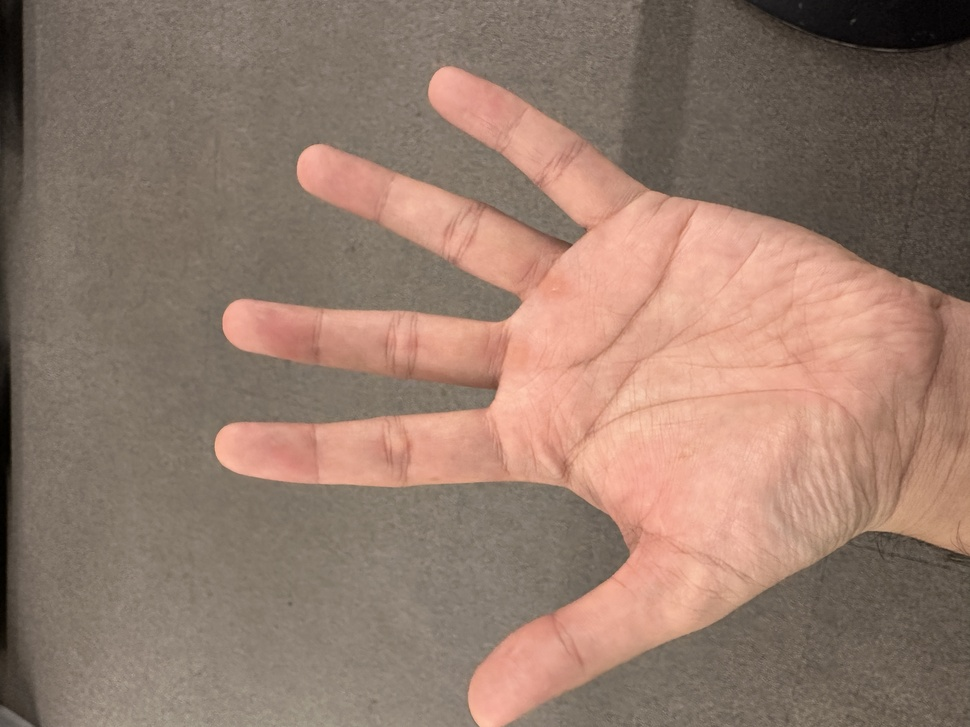
%> input picture images/LBO.JPG, 970 x 727 px, shrunk from 4032 x 3024 before the run
$ octave FFTS_low_pass_filter.m   (GNU Octave 9; MATLAB toolbox functions it lacks are replaced by stand-ins)
%> lines starting %> are read from the running program, lines starting %| are printed output that depends on the picture

img = imread('images/LBO.JPG');
%> img is the input picture: size 727x970x3 uint8; mean R, G, B 148.8, 122.7, 108.4
if size(img,3) == 3
    img = rgb2gray(img);  % Convert to grayscale if the image is in color
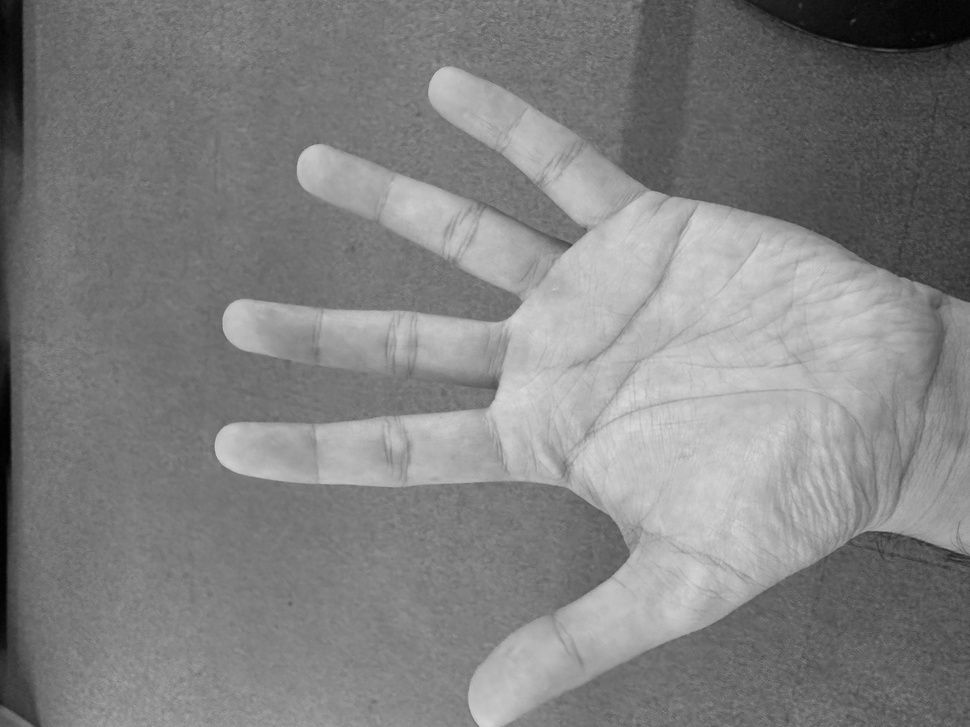
%> img: size 727x970 uint8; min 0, max 218, mean 128.9
end
img = double(img);        % Convert to double for processing
%> img: size 727x970 double

% Compute the 2D Fourier transform and shift the zero-frequency component to the center
F = fft2(img);
Fshift = fftshift(F);

% Get image dimensions and define the center
[rows, cols] = size(img);
%> rows = 727; cols = 970
crow = round(rows/2);
%> crow = 364
ccol = round(cols/2);
%> ccol = 485

% Define cutoff frequency (radius) for the low pass filter (adjust D0 as needed)
D0 = 50;  % Cutoff frequency in pixels

% Create the ideal low pass filter mask (a circle of ones)
[X, Y] = meshgrid(1:cols, 1:rows);
mask = sqrt((X - ccol).^2 + (Y - crow).^2) <= D0;

% Apply the mask to the shifted Fourier transform
Fshift_filtered = Fshift .* mask;

% Shift back (inverse fftshift) and compute the inverse Fourier transform
F_filtered = ifftshift(Fshift_filtered);
img_filtered = real(ifft2(F_filtered));
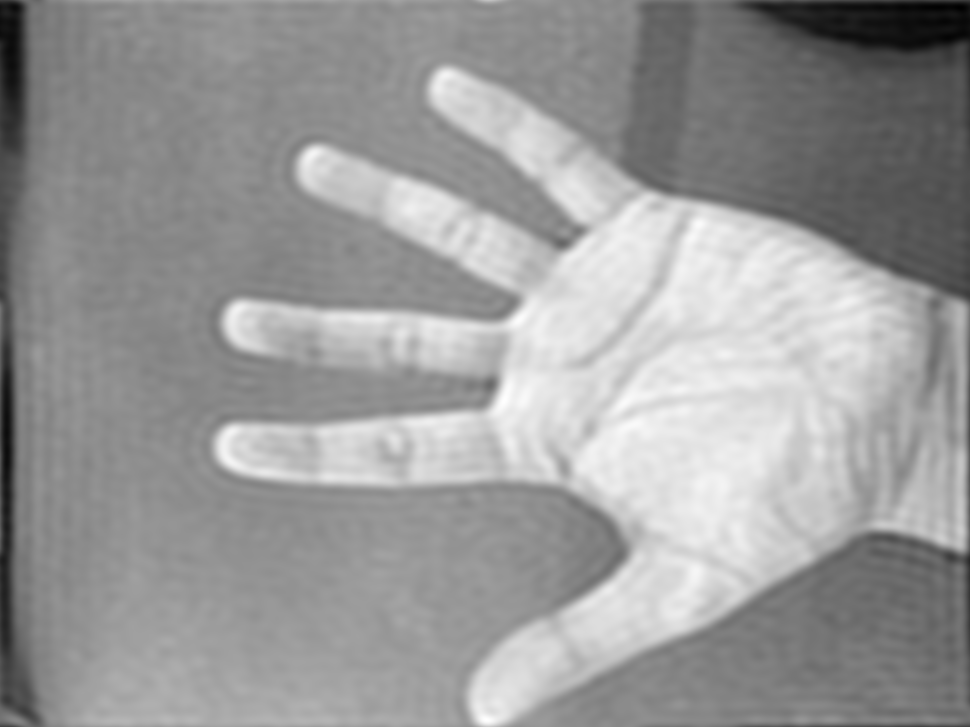
%> img_filtered: size 727x970 double; min -4.01, max 216, mean 128.9; drawn with min black and max white

% Display the results
figure;

subplot(2,2,1);
imshow(uint8(img));
title('Original Image LBO');

subplot(2,2,2);
imagesc(log(abs(Fshift) + 1));  % Log scale for better visibility of frequency components
colormap gray;
title('Magnitude Spectrum (FFT Shifted)');

subplot(2,2,3);
imagesc(mask);
colormap gray;
title('Ideal Low-Pass Filter Mask');

subplot(2,2,4);
imshow(uint8(img_filtered));
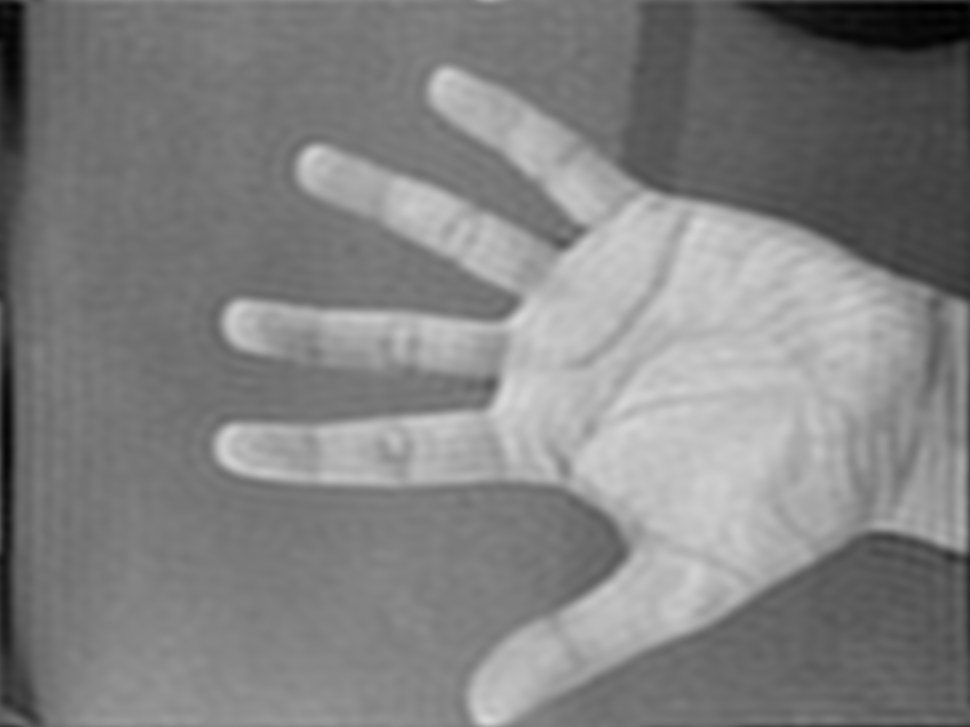
%> displayed picture: size 727x970, on the screen's scale of 0 to 255; min 0, max 216, mean 128.9
title('Low-Pass Filtered Image');
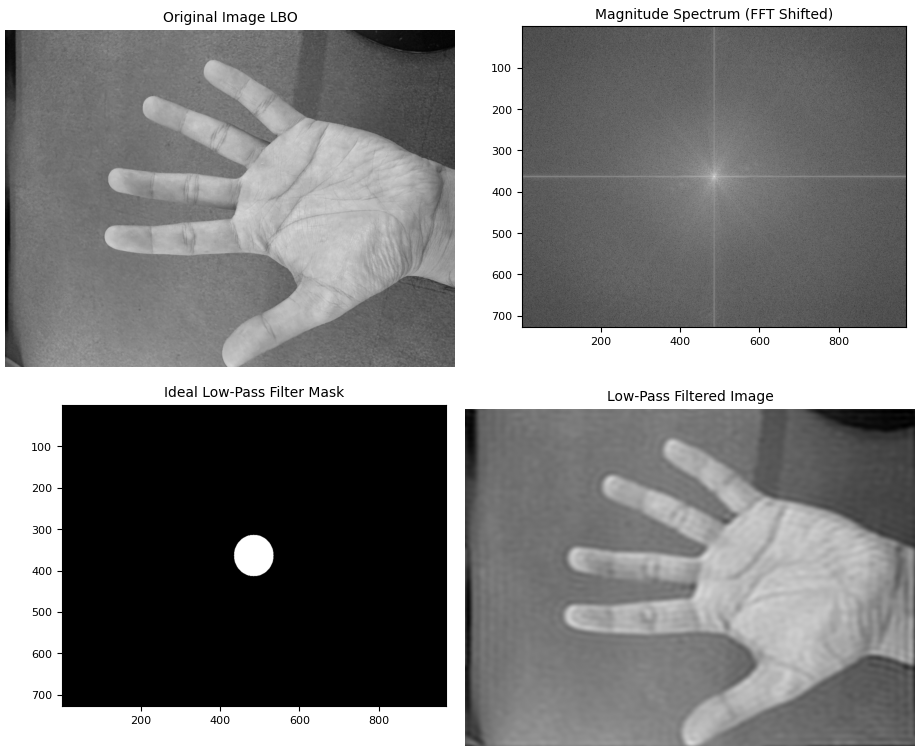
%> figure redrawn from the program's plot data, 4 panels

$ run again, with images/LBC.JPG copied over images/LBO.JPG
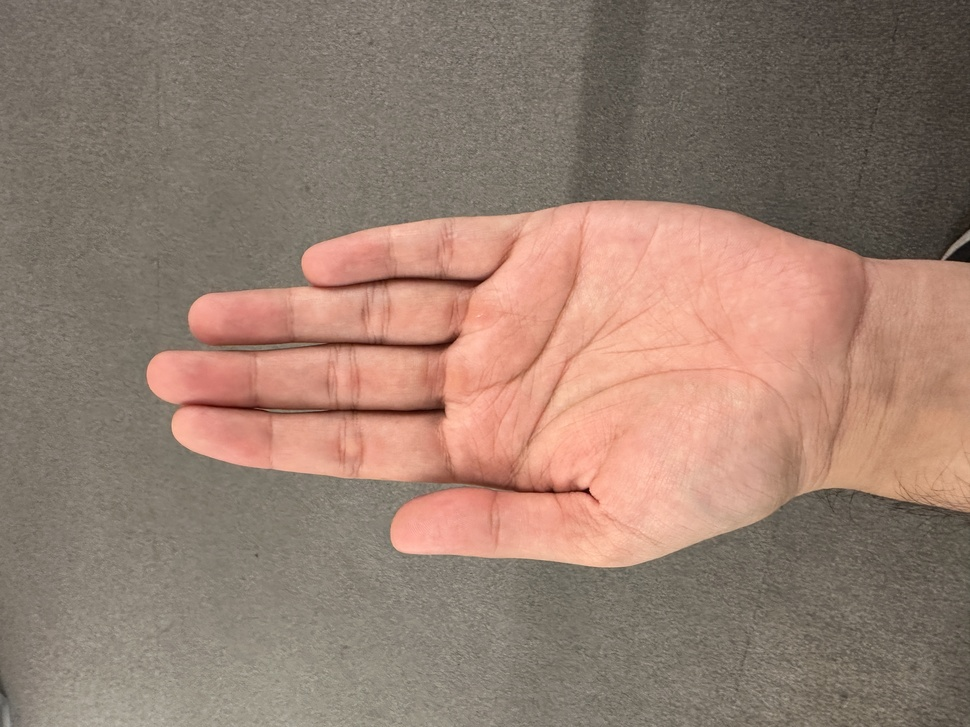
%> input picture images/LBC.JPG, 970 x 727 px, shrunk from 4032 x 3024 before the run
%> img is the input picture: size 727x970x3 uint8; mean R, G, B 151.1, 126.1, 112.3
%> `img_filtered = real(ifft2(F_filtered));`:
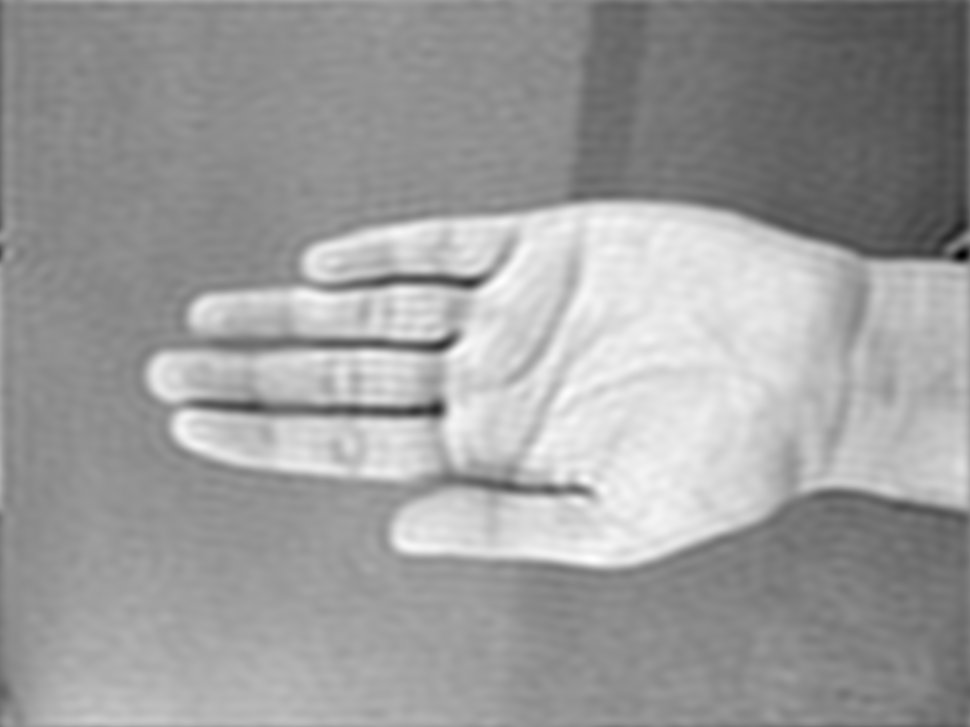
%> img_filtered: size 727x970 double; min -6.87, max 218.7, mean 132; drawn with min black and max white
%> `title('Low-Pass Filtered Image');`:
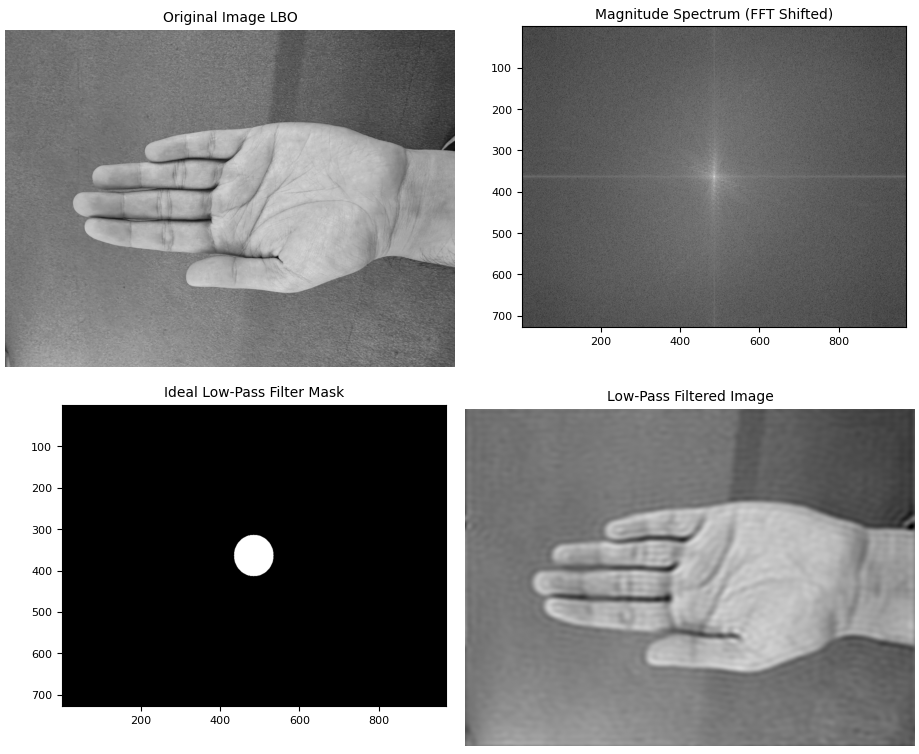
%> figure redrawn from the program's plot data, 4 panels

$ run again, with images/LFC.JPG copied over images/LBO.JPG
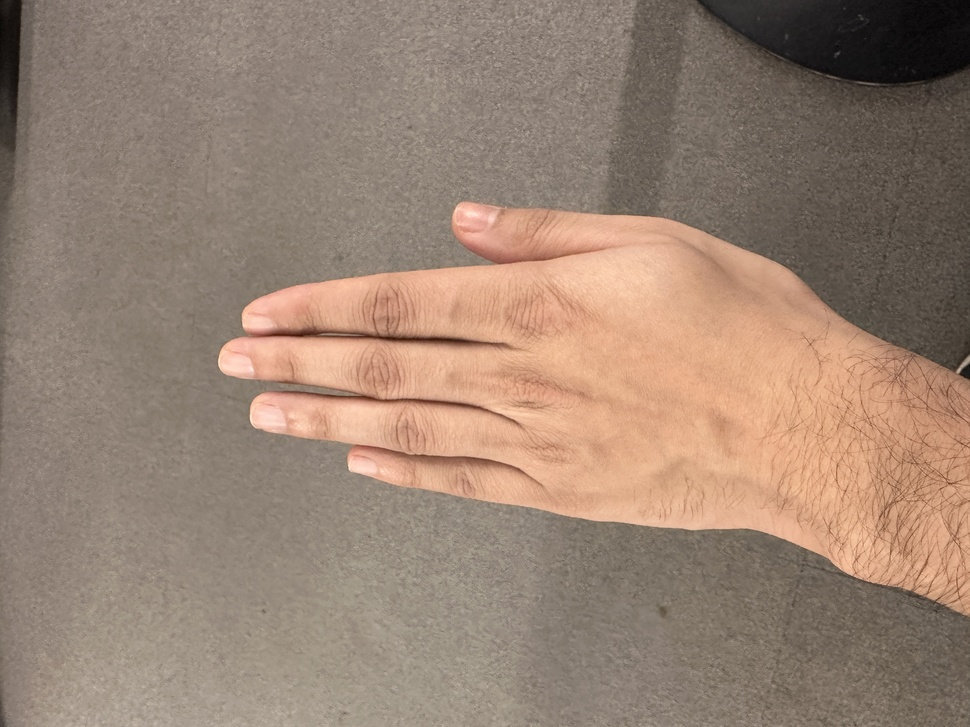
%> input picture images/LFC.JPG, 970 x 727 px, shrunk from 4032 x 3024 before the run
%> img is the input picture: size 727x970x3 uint8; mean R, G, B 153.1, 131, 115.2
%> `img_filtered = real(ifft2(F_filtered));`:
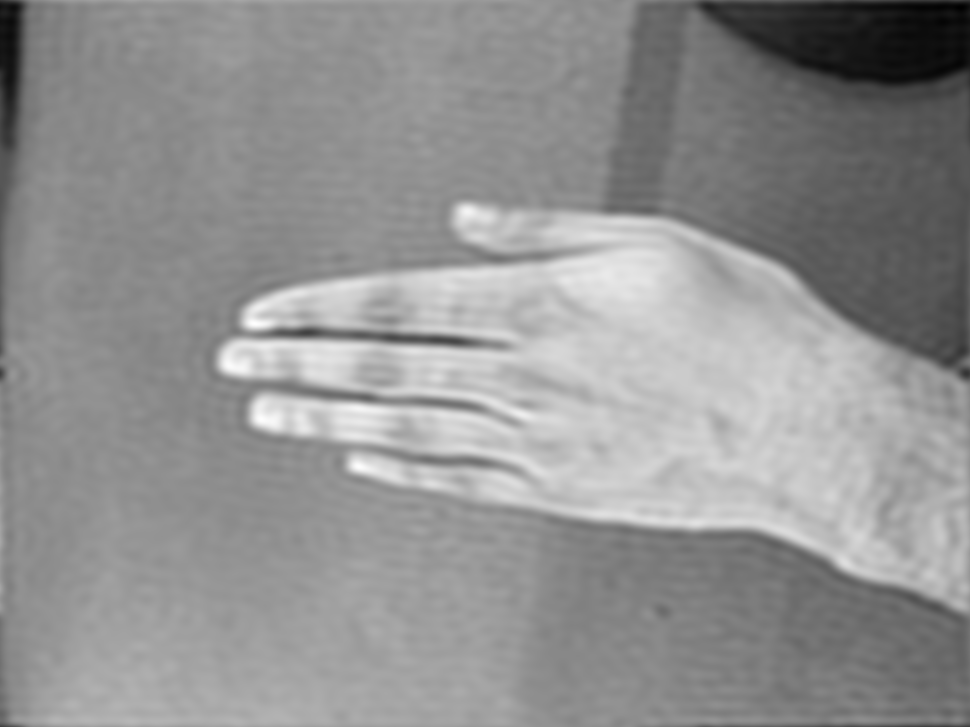
%> img_filtered: size 727x970 double; min -0.059, max 236.9, mean 135.8; drawn with min black and max white
%> `title('Low-Pass Filtered Image');`:
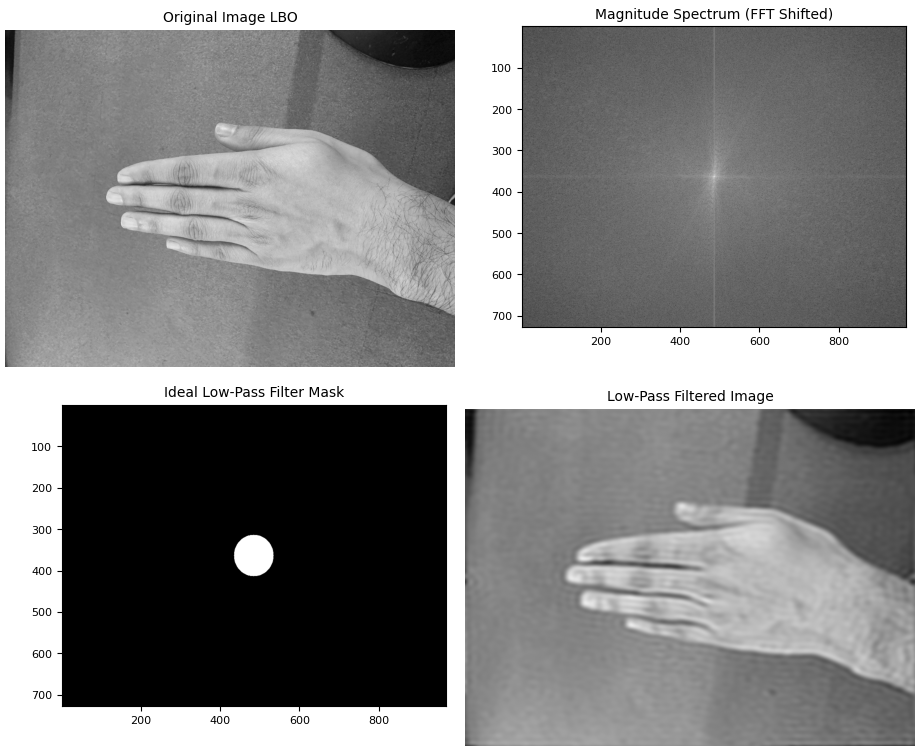
%> figure redrawn from the program's plot data, 4 panels

$ run again, with images/LFO.JPG copied over images/LBO.JPG
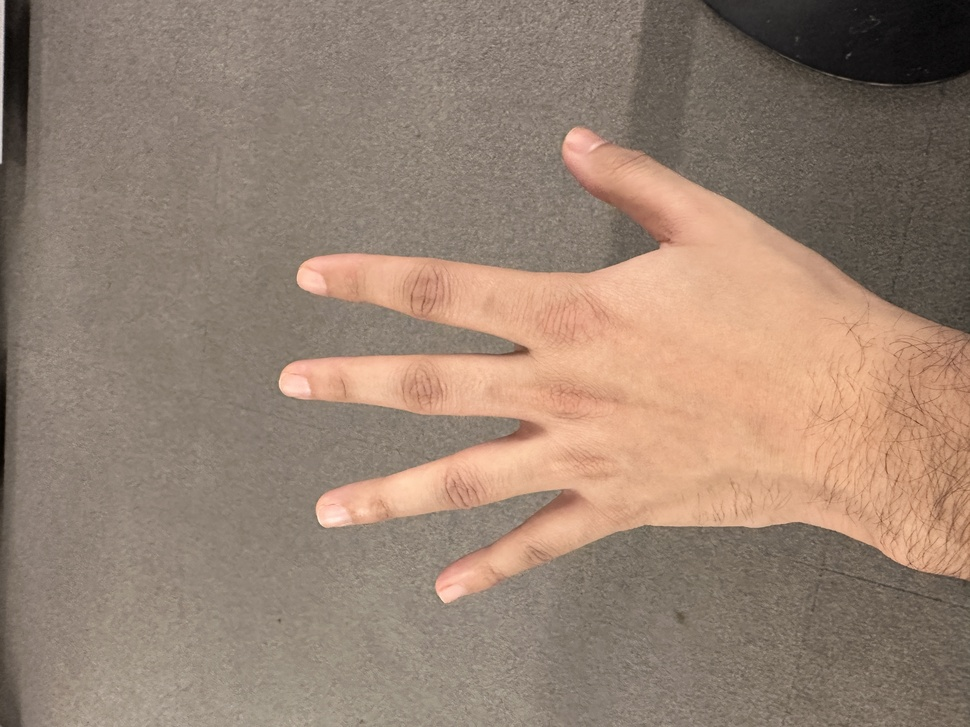
%> input picture images/LFO.JPG, 970 x 727 px, shrunk from 4032 x 3024 before the run
%> img is the input picture: size 727x970x3 uint8; mean R, G, B 151.5, 130.1, 114.3
%> `img_filtered = real(ifft2(F_filtered));`:
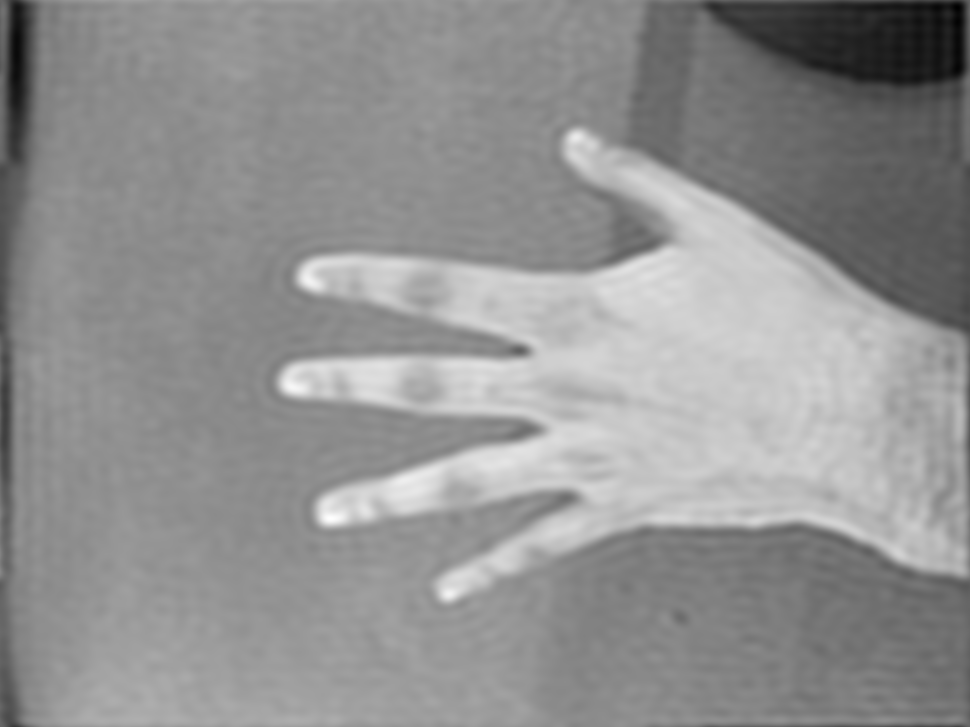
%> img_filtered: size 727x970 double; min -10.87, max 243.6, mean 134.7; drawn with min black and max white
%> `title('Low-Pass Filtered Image');`:
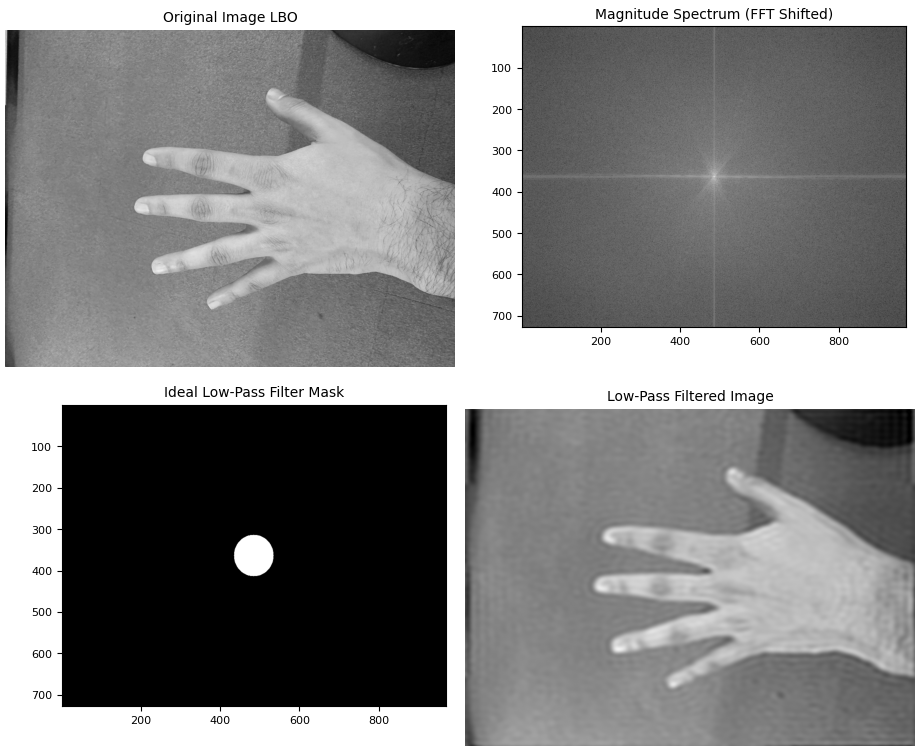
%> figure redrawn from the program's plot data, 4 panels
